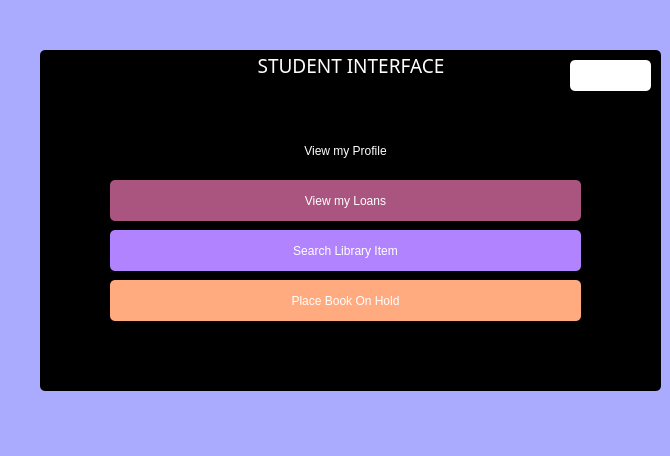
<?xml version="1.0" encoding="UTF-8"?>
<ui version="4.0">
 <class>StudentInterface</class>
 <widget class="QDialog" name="StudentInterface">
  <property name="geometry">
   <rect>
    <x>0</x>
    <y>0</y>
    <width>670</width>
    <height>456</height>
   </rect>
  </property>
  <property name="windowTitle">
   <string>Dialog</string>
  </property>
  <property name="styleSheet">
   <string notr="true">font: 75 14pt &quot;Rockwell&quot;;
color: rgbrgbrgb(255, 255, 255);
background-color: rgb(170, 170, 255);
border-radius: 5px;</string>
  </property>
  <widget class="QGroupBox" name="groupBox">
   <property name="geometry">
    <rect>
     <x>40</x>
     <y>50</y>
     <width>621</width>
     <height>341</height>
    </rect>
   </property>
   <property name="font">
    <font>
     <family>Rockwell</family>
     <pointsize>14</pointsize>
     <weight>9</weight>
     <italic>false</italic>
     <bold>false</bold>
    </font>
   </property>
   <property name="styleSheet">
    <string notr="true">font: 75 14pt &quot;Rockwell&quot;;
color: rgb(255, 255, 255);
background-color: rgb(0, 0, 0);
border-radius: 5px;</string>
   </property>
   <property name="title">
    <string>STUDENT INTERFACE</string>
   </property>
   <property name="alignment">
    <set>Qt::AlignCenter</set>
   </property>
   <widget class="QPushButton" name="pushButton">
    <property name="geometry">
     <rect>
      <x>530</x>
      <y>10</y>
      <width>81</width>
      <height>31</height>
     </rect>
    </property>
    <property name="styleSheet">
     <string notr="true">font: 75 14pt &quot;Rockwell&quot;;
color:rgbrgb(0, 0, 0);
background-color: rgb(255, 255, 255);
border-radius: 5px;</string>
    </property>
    <property name="text">
     <string>Log out</string>
    </property>
   </widget>
   <widget class="QPushButton" name="pushButton_2">
    <property name="geometry">
     <rect>
      <x>70</x>
      <y>130</y>
      <width>471</width>
      <height>41</height>
     </rect>
    </property>
    <property name="styleSheet">
     <string notr="true">font: 75 14pt &quot;Rockwell&quot;;
color: rgb(255, 255, 255);
background-color:rgb(170, 85, 127);
border-radius: 5px;
</string>
    </property>
    <property name="text">
     <string>View my Loans</string>
    </property>
   </widget>
   <widget class="QPushButton" name="pushButton_3">
    <property name="geometry">
     <rect>
      <x>70</x>
      <y>180</y>
      <width>471</width>
      <height>41</height>
     </rect>
    </property>
    <property name="styleSheet">
     <string notr="true">font: 75 14pt &quot;Rockwell&quot;;
color: rgb(255, 255, 255);
background-color: rgb(177, 131, 255);
border-radius: 5px;
</string>
    </property>
    <property name="text">
     <string>Search Library Item</string>
    </property>
   </widget>
   <widget class="QPushButton" name="pushButton_4">
    <property name="geometry">
     <rect>
      <x>70</x>
      <y>230</y>
      <width>471</width>
      <height>41</height>
     </rect>
    </property>
    <property name="styleSheet">
     <string notr="true">font: 75 14pt &quot;Rockwell&quot;;
color: rgb(255, 255, 255);
background-color:rgb(255, 170, 127);
border-radius: 5px;
</string>
    </property>
    <property name="text">
     <string>Place Book On Hold</string>
    </property>
   </widget>
   <widget class="QPushButton" name="pushButton_5">
    <property name="geometry">
     <rect>
      <x>70</x>
      <y>80</y>
      <width>471</width>
      <height>41</height>
     </rect>
    </property>
    <property name="styleSheet">
     <string notr="true">font: 75 14pt &quot;Rockwell&quot;;
color: rgb(255, 255, 255);
background-color: rgbrgb(255, 0, 127);
border-radius: 5px;
</string>
    </property>
    <property name="text">
     <string>View my Profile</string>
    </property>
   </widget>
  </widget>
 </widget>
 <resources/>
 <connections/>
</ui>
